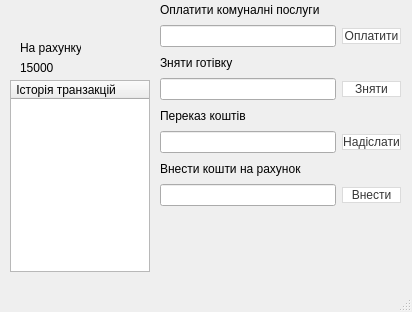
<?xml version="1.0" encoding="UTF-8"?>
<ui version="4.0">
 <class>Standart</class>
 <widget class="QMainWindow" name="Standart">
  <property name="geometry">
   <rect>
    <x>0</x>
    <y>0</y>
    <width>412</width>
    <height>312</height>
   </rect>
  </property>
  <property name="windowTitle">
   <string>Standart Bank Account</string>
  </property>
  <property name="windowIcon">
   <iconset resource="resource.qrc">
    <normaloff>:/icons/icons/Bank.png</normaloff>:/icons/icons/Bank.png</iconset>
  </property>
  <widget class="QWidget" name="centralwidget">
   <widget class="QLabel" name="label_money">
    <property name="geometry">
     <rect>
      <x>20</x>
      <y>60</y>
      <width>51</width>
      <height>16</height>
     </rect>
    </property>
    <property name="text">
     <string>15000</string>
    </property>
   </widget>
   <widget class="QWidget" name="layoutWidget">
    <property name="geometry">
     <rect>
      <x>160</x>
      <y>0</y>
      <width>241</width>
      <height>206</height>
     </rect>
    </property>
    <layout class="QGridLayout" name="gridLayout_2">
     <item row="3" column="0">
      <widget class="QLineEdit" name="lineEdit_bankomat"/>
     </item>
     <item row="1" column="0">
      <widget class="QLineEdit" name="lineEdit_comunalka"/>
     </item>
     <item row="6" column="0">
      <widget class="QLabel" name="label_8">
       <property name="text">
        <string>Внести кошти на рахунок</string>
       </property>
      </widget>
     </item>
     <item row="7" column="0">
      <widget class="QLineEdit" name="lineEdit_na_rahunok"/>
     </item>
     <item row="4" column="0">
      <widget class="QLabel" name="label_9">
       <property name="text">
        <string>Переказ коштів</string>
       </property>
      </widget>
     </item>
     <item row="0" column="0">
      <widget class="QLabel" name="label_3">
       <property name="text">
        <string>Оплатити комуналні послуги</string>
       </property>
      </widget>
     </item>
     <item row="2" column="0">
      <widget class="QLabel" name="label_4">
       <property name="text">
        <string>Зняти готівку</string>
       </property>
      </widget>
     </item>
     <item row="5" column="0">
      <widget class="QLineEdit" name="lineEdit_perekaz"/>
     </item>
     <item row="1" column="1">
      <widget class="QPushButton" name="pushButton_comunalka">
       <property name="styleSheet">
        <string notr="true">QPushButton{
  background-color: #fff;
  border: 1px solid #dbdbdb;
  border-radius: .375em;
  color: #363636;
  font-family: &quot;Segoe UI&quot;;
  font-size: 1rem;
  height: 2.5em;
  line-height: 1.5;
  padding: calc(0.5em - 1px) 1em;
  position: relative;
  text-align: center;
  vertical-align: top;
  white-space: nowrap;
}

QPushButton::pressed {
  border-color: #4a4a4a;
  outline: 0;
}
</string>
       </property>
       <property name="text">
        <string>Оплатити</string>
       </property>
      </widget>
     </item>
     <item row="3" column="1">
      <widget class="QPushButton" name="pushButton_bankomat">
       <property name="styleSheet">
        <string notr="true">QPushButton{
  background-color: #fff;
  border: 1px solid #dbdbdb;
  border-radius: .375em;
  color: #363636;
  font-family: &quot;Segoe UI&quot;;
  font-size: 1rem;
  height: 2.5em;
  line-height: 1.5;
  padding: calc(0.5em - 1px) 1em;
  position: relative;
  text-align: center;
  vertical-align: top;
  white-space: nowrap;
}

QPushButton::pressed {
  border-color: #4a4a4a;
  outline: 0;
}
</string>
       </property>
       <property name="text">
        <string>Зняти</string>
       </property>
      </widget>
     </item>
     <item row="5" column="1">
      <widget class="QPushButton" name="pushButton_perekaz">
       <property name="styleSheet">
        <string notr="true">QPushButton{
  background-color: #fff;
  border: 1px solid #dbdbdb;
  border-radius: .375em;
  color: #363636;
  font-family: &quot;Segoe UI&quot;;
  font-size: 1rem;
  height: 2.5em;
  line-height: 1.5;
  padding: calc(0.5em - 1px) 1em;
  position: relative;
  text-align: center;
  vertical-align: top;
  white-space: nowrap;
}

QPushButton::pressed {
  border-color: #4a4a4a;
  outline: 0;
}
</string>
       </property>
       <property name="text">
        <string>Надіслати</string>
       </property>
      </widget>
     </item>
     <item row="7" column="1">
      <widget class="QPushButton" name="pushButton_na_rahunok">
       <property name="styleSheet">
        <string notr="true">QPushButton{
  background-color: #fff;
  border: 1px solid #dbdbdb;
  border-radius: .375em;
  color: #363636;
  font-family: &quot;Segoe UI&quot;;
  font-size: 1rem;
  height: 2.5em;
  line-height: 1.5;
  padding: calc(0.5em - 1px) 1em;
  position: relative;
  text-align: center;
  vertical-align: top;
  white-space: nowrap;
}

QPushButton::pressed {
  border-color: #4a4a4a;
  outline: 0;
}
</string>
       </property>
       <property name="text">
        <string>Внести</string>
       </property>
      </widget>
     </item>
    </layout>
   </widget>
   <widget class="QLabel" name="label_10">
    <property name="geometry">
     <rect>
      <x>20</x>
      <y>10</y>
      <width>30</width>
      <height>30</height>
     </rect>
    </property>
    <property name="text">
     <string/>
    </property>
    <property name="textFormat">
     <enum>Qt::PlainText</enum>
    </property>
    <property name="pixmap">
     <pixmap resource="resource.qrc">:/icons/icons/user.png</pixmap>
    </property>
    <property name="scaledContents">
     <bool>true</bool>
    </property>
    <property name="alignment">
     <set>Qt::AlignCenter</set>
    </property>
   </widget>
   <widget class="QLabel" name="label_11">
    <property name="geometry">
     <rect>
      <x>20</x>
      <y>40</y>
      <width>61</width>
      <height>16</height>
     </rect>
    </property>
    <property name="text">
     <string>На рахунку</string>
    </property>
   </widget>
   <widget class="QTableWidget" name="tableWidget">
    <property name="geometry">
     <rect>
      <x>10</x>
      <y>80</y>
      <width>140</width>
      <height>192</height>
     </rect>
    </property>
    <attribute name="horizontalHeaderDefaultSectionSize">
     <number>140</number>
    </attribute>
    <attribute name="verticalHeaderDefaultSectionSize">
     <number>50</number>
    </attribute>
    <column>
     <property name="text">
      <string>	Історія транзакцій</string>
     </property>
     <property name="textAlignment">
      <set>AlignLeading|AlignVCenter</set>
     </property>
     <property name="icon">
      <iconset resource="resource.qrc">
       <normaloff>:/icons/icons/Invoice.png</normaloff>:/icons/icons/Invoice.png</iconset>
     </property>
    </column>
   </widget>
  </widget>
  <widget class="QMenuBar" name="menubar">
   <property name="geometry">
    <rect>
     <x>0</x>
     <y>0</y>
     <width>412</width>
     <height>17</height>
    </rect>
   </property>
  </widget>
  <widget class="QStatusBar" name="statusbar"/>
 </widget>
 <resources>
  <include location="resource.qrc"/>
 </resources>
 <connections/>
</ui>
